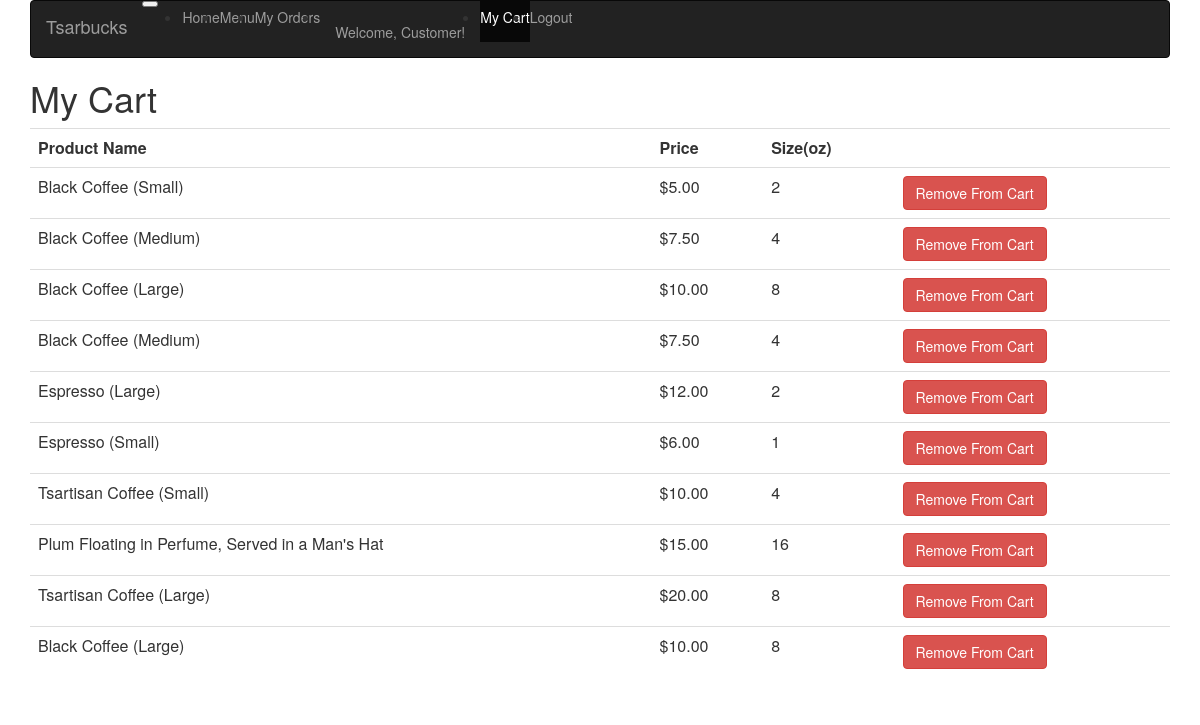
Screenshot of /scripts/cart.php with the database file from the repository.
### tables this page shows
CREATE TABLE `products` (
	`product_id` int(10) unsigned NOT NULL AUTO_INCREMENT,
	`display_name` varchar(255) NOT NULL,
	`price` DECIMAL(4, 2) NOT NULL,
	`size` tinyint(2) NOT NULL COMMENT 'size in ounces',
	`created_at` TIMESTAMP NOT NULL DEFAULT CURRENT_TIMESTAMP,
	`updated_at` TIMESTAMP NULL DEFAULT NULL,
	PRIMARY KEY (`product_id`)
);

### scripts/cart.php (the view, shortened to what this page needs)
<?php
include "db.php";
$query = "SELECT products.product_id,products.display_name,products.price, products.size FROM products RIGHT JOIN orders
          ON products.product_id=orders.product_id";
$result = mysqli_query($conn,$query);
?>
<html>
<head>
    <link rel="stylesheet" href="../bootstrap/css/bootstrap.css">
</head>
<body>
<div class="container">
    <nav class="navbar navbar-toggleable-md navbar-inverse bg-inverse">
        <button class="navbar-toggler navbar-toggler-right" type="button" data-toggle="collapse" data-target="#navbarNav" aria-controls="navbarNav" aria-expanded="false" aria-label="Toggle navigation">
        </button>
        <a class="navbar-brand" href="#">Tsarbucks</a>
        <div class="collapse navbar-collapse" id="navbarNav">
            <ul class="navbar-nav">
                <li class="nav-item">
                    <a class="nav-link" href="#">Home<span class="sr-only">(current)</span></a>
                </li>
                <li class="nav-item">
                    <a class="nav-link" href="menu.php">Menu</a>
                </li>
                <li class="nav-item">
                    <a class="nav-link">My Orders</a>
                </li>
                <li class="nav-item">
                    <p class="navbar-text">Welcome, Customer!</p>
                </li>
                <li class="nav-item active">
                    <a class="nav-link">My Cart</a>
                </li>
                <li class="nav-item">
                    <a class="nav-link">Logout</a>
                </li>
            </ul>
        </div>
    </nav>
    <h1>My Cart</h1>
    <table id="cart-table" class="table">
        <th>Product Name</th>
        <th>Price</th>
        <th>Size(oz)</th>
        <th></th>
        <?php
        while($row = mysqli_fetch_array($result)){
            echo "<tr>";
            echo "<td>".$row['display_name']."</td>";
            echo "<td>$".$row['price']."</td>";
            echo "<td>".$row['size']."</td>";
            echo "<td><button id=".$row['product_id']." class='btn btn-danger'>Remove From Cart</button></td>";
            echo "</tr>";
        }
        ?>
    </table>
</div>
</body>
</html>

### rows the page displays
products: display_name "Black Coffee (Small)", price "5.00", size "2"
products: display_name "Black Coffee (Medium)", price "7.50", size "4"
products: display_name "Black Coffee (Large)", price "10.00", size "8"
products: display_name "Espresso (Large)", price "12.00", size "2"
products: display_name "Espresso (Small)", price "6.00", size "1"
products: display_name "Tsartisan Coffee (Small)", price "10.00", size "4"
products: display_name "Plum Floating in Perfume, Served in a Man's Hat", price "15.00", size "16"
products: display_name "Tsartisan Coffee (Large)", price "20.00", size "8"
